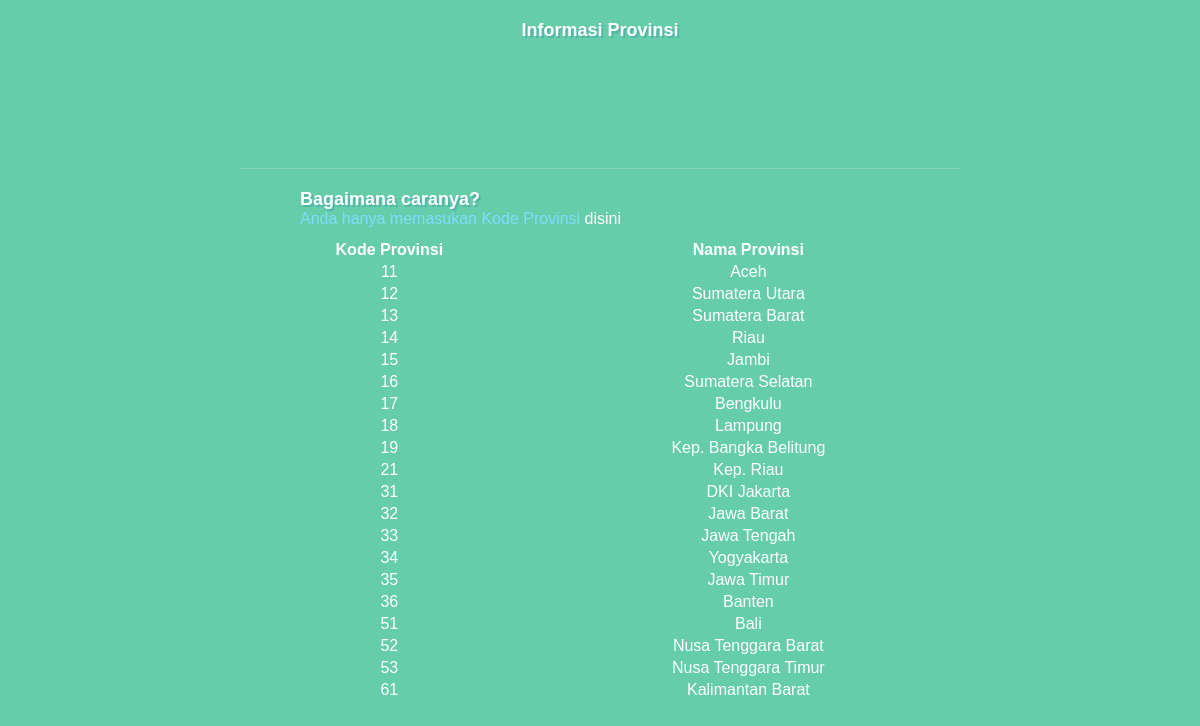
Screenshot of /provinsi.php with the database file from the repository.
### tables this page shows
CREATE TABLE IF NOT EXISTS `provinsi` (
  `kodeprovinsi` int(2) NOT NULL,
  `namaprovinsi` varchar(20) NOT NULL,
  `ibukota` varchar(50) NOT NULL,
  `wisatakuliner` varchar(50) NOT NULL,
  `tempatwisata` varchar(500) NOT NULL,
  PRIMARY KEY (`kodeprovinsi`)
);

### provinsi.php (the view, shortened to what this page needs)
<!DOCTYPE html>
<html>
<head>
        <link rel="stylesheet" href="css/gaya.css">
    </head>
    <body>
        <header>
            <h2><span>Informasi Provinsi</span></h2>
        </header>
        <article id="quiz_wrapper">
        <div id="intro"><h2>Bagaimana caranya?</h2><p>Anda hanya memasukan Kode Provinsi <a href="index.php">disini <a></p>
        </article>
        <div class="container table-responsive">
		<table width="100%" id="lookup" class="table table-bordered table-hover table-striped">
                            <thead>
                                <tr>
                                    <th>Kode Provinsi</th>
									<th>Nama Provinsi</th>
                                </tr>
                            </thead>
                            <tbody>
                                <?php
		$query = mysql_query("SELECT * FROM provinsi ORDER BY kodeprovinsi ASC") or die(mysql_error());
		if(mysql_num_rows($query) == 0){
			echo '<tr><td colspan="6">Tidak ada data!</td></tr>';
		}else{
			while($data = mysql_fetch_assoc($query)){
				echo '<tr>';
					echo '<td>'.$data['kodeprovinsi'].'</td>';
					echo '<td>'.$data['namaprovinsi'].'</td>';
				echo '</tr>';
			}
		}
                                ?>
                            </tbody>
                        </table>
	</div>
</body>
</html>

### css/gaya.css (style rules this page uses)
html, body, body div, span, object, iframe, h1, h2, h3, h4, h5, h6, p, article, aside, footer, header { margin: 0; padding: 0; border: 0; outline: 0; font-size: 100%; vertical-align: baseline; background: transparent; }
article, aside, figure, footer, header, hgroup, nav, section { display: block; }
html { background: #66CDAA; height: 100%; }
body { margin: 0 auto; width: 720px; color: #fff; font-family: "Istok Web", sans-serif; text-align: center; }
a { color: #fff; text-decoration: none; -moz-transition: all 0.1s; -o-transition: all 0.1s; -webkit-transition: all 0.1s; transition: all 0.1s; }
header { margin: 20px 0; border-bottom: 1px solid rgba(255, 255, 255, 0.2); padding: 0 0 20px 0; height: 128px; position: relative; }
h2 { font-size: 18px; text-shadow: 2px 2px 0 rgba(3, 88, 154, 0.2); }
#intro { padding: 0 60px; text-align: left; }
#intro p { color: #82daff; }
#quiz_wrapper { padding: 0 0 10px 0; }

### rows the page displays
provinsi: kodeprovinsi "11", namaprovinsi "Aceh"
provinsi: kodeprovinsi "12", namaprovinsi "Sumatera Utara"
provinsi: kodeprovinsi "13", namaprovinsi "Sumatera Barat"
provinsi: kodeprovinsi "14", namaprovinsi "Riau"
provinsi: kodeprovinsi "15", namaprovinsi "Jambi"
provinsi: kodeprovinsi "16", namaprovinsi "Sumatera Selatan"
provinsi: kodeprovinsi "17", namaprovinsi "Bengkulu"
provinsi: kodeprovinsi "18", namaprovinsi "Lampung"
provinsi: kodeprovinsi "19", namaprovinsi "Kep. Bangka Belitung"
provinsi: kodeprovinsi "21", namaprovinsi "Kep. Riau"
provinsi: kodeprovinsi "31", namaprovinsi "DKI Jakarta"
provinsi: kodeprovinsi "32", namaprovinsi "Jawa Barat"
provinsi: kodeprovinsi "33", namaprovinsi "Jawa Tengah"
provinsi: kodeprovinsi "34", namaprovinsi "Yogyakarta"
provinsi: kodeprovinsi "35", namaprovinsi "Jawa Timur"
provinsi: kodeprovinsi "36", namaprovinsi "Banten"
provinsi: kodeprovinsi "51", namaprovinsi "Bali"
provinsi: kodeprovinsi "52", namaprovinsi "Nusa Tenggara Barat"
provinsi: kodeprovinsi "53", namaprovinsi "Nusa Tenggara Timur"
provinsi: kodeprovinsi "61", namaprovinsi "Kalimantan Barat"
